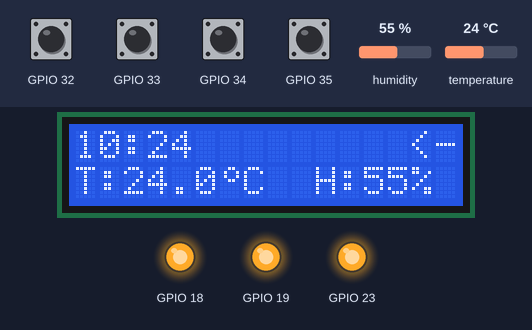
The program below on a simulated ESP32. Shown: 16×2 character LCD, output pins drawn as LEDs (lit = HIGH). Inputs (shaded band) come from the test bench; at power-on: GPIO 32–35 HIGH, humidity 55 %, temperature 24 °C. WiFi joins after 1.5 s; servers stay silent unless stated; the local clock reads 2024-03-15 10:24:30 at power-on unless the program sets it; EEPROM starts erased; what the program prints to the serial monitor is not drawn.

Above: at 2.7 s.
2.8 s: GPIO 35 pulled LOW for 1 s
At 4.8 s:
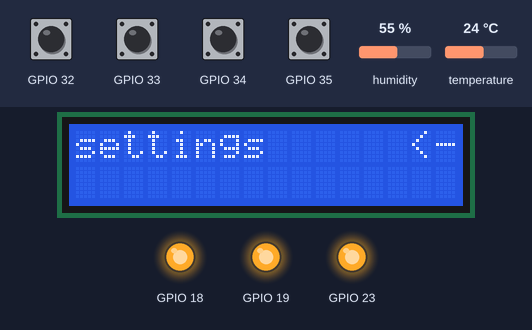
5.3 s: GPIO 32 pulled LOW for 1 s
At 6.9 s:
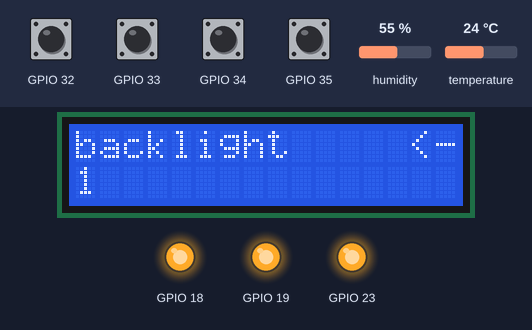
7.8 s: GPIO 33 pulled LOW for 0.15 s
At 8.1 s:
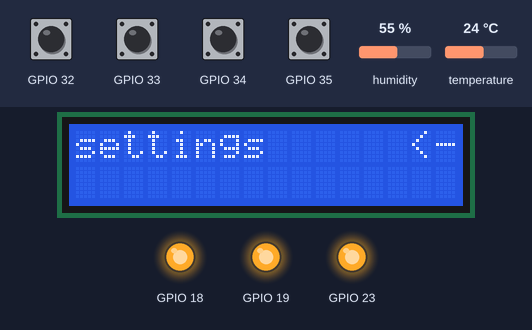
9.4 s: GPIO 33 pulled LOW for 1 s
At 9.8 s:
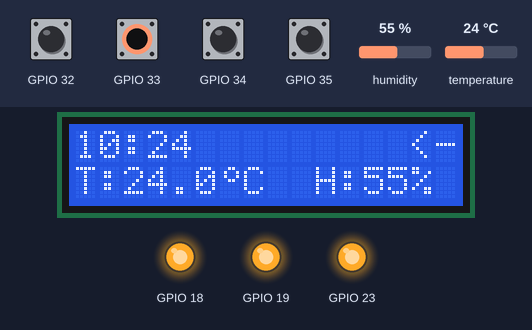
11.9 s: humidity set to 22 %
At 14.5 s:
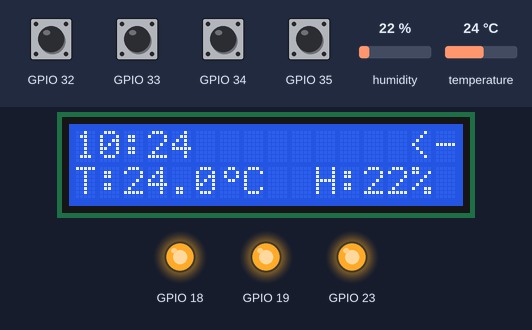
15.5 s: temperature set to 12 °C
At 18.8 s:
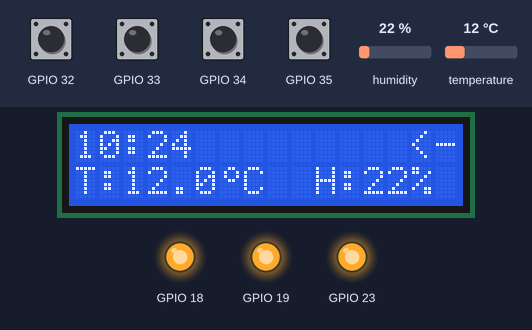
Timing chart, 0 to 20.3 s (numbered marks = the images above; inputs shaded):
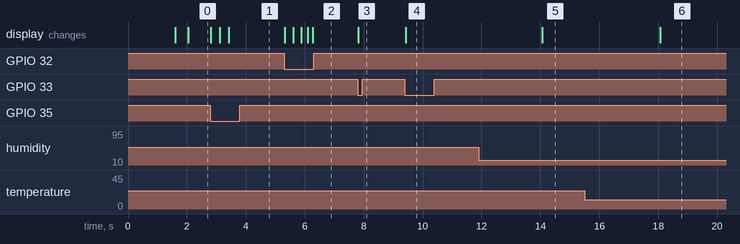

Measured:
- after the input at 2.8 s, the display: first changes at once (image 1 shows a later state)
- after the input at 5.3 s, the display: changes at once (image 2)
- after the input at 7.8 s, the display: changes at once (image 3)
- after the input at 9.4 s, the display: changes at once (image 4)
- after the input at 11.9 s, the display: changes after 2.2 s (image 5)
- after the input at 15.5 s, the display: changes after 2.6 s (image 6)

The program:

main.cpp
```cpp
#include <Arduino.h>


#include <DHT.h>
#include <Adafruit_Sensor.h>

#include <LiquidCrystal_I2C.h>
#include <EEPROM.h>

#include <time.h>
#include <WiFi.h>

#include "config/definitions.h"
#include "config/variablesInit.h"


#include "initialization/programClassesInit.h"
#include "initialization/InitPages.h"
#include "initialization/ledInit.h"
#include "initialization/interruptsInit.h"
#include "initialization/RoutinesInit.h"


void setup() {
    Serial.begin(9600);


    // connect to WiFi
    Serial.printf("Connecting to %s ", ssid);
    float timeToConnect=0;
    if(connectionMode == true) WiFi.begin(ssid, password);
    while (WiFi.status() != WL_CONNECTED) {
        delay(500); timeToConnect +=0.5;
        Serial.print(".");

        if(timeToConnect>=10){
            connectionMode=false;
            break;
        }
    }
    if(connectionMode == true) Serial.println(" CONNECTED");

    //init and get the time
    if(connectionMode == true) configTime(gmtOffset_sec, daylightOffset_sec, ntpServer);

    // print the local time
    if(connectionMode == true ) if(!getLocalTime(&globalTime)){
        Serial.println("Failed to obtain time");
        return;
    }
    Serial.println(&globalTime, "%A, %B %d %Y %H:%M:%S");


    // start eeprom and set up the operating values for leds
    // 0 == brightness
    // 1 == red
    // 2 == green
    // 3 == blue
    // 4 == milightStartMinute
    // 5 == milightStartHour
    // 6 == milightEndMinute
    // 7 == milightEndHour
    EEPROM.begin(EEPROM_SIZE);


    // initialize the classes
    dht->begin();

    lcd->init();
    lcd->backlight();

    classesInit();

    display->createDegreesSymbol();


    // input buttons pins
    for(int i=0;i<NUM_BUTTONS;i++) pinMode(buttonConfig[i],INPUT_PULLUP);


    // initialize the led functions
    ledInit();

    // create the interrupts
    interruptsInit();


    onBrightnessChange(brightnessNumber->value());
    lastLedChange = lastLedStateSave; // otherwise we would trigger settings save inside a routine from onBrightnessChange after changing the led state

    // create the routines
    routinesInit();
}

void loop() {
    for(uint8_t i=0;i<NUM_BUTTONS;i++){
        ButtonEvent ev;
        ev.buttonIndex = i;
        ev.timestamp = millis();
        if(buttonPresses[i]){
            buttonPresses[i] = false;
            ev.buttonState = LOW;
        }
        else ev.buttonState = digitalRead(buttonConfig[i]);

        inputManager->registerButtonEvent(ev);
    }

    routineManager->tick(millis());
}
```

Director.h
```cpp
#ifndef DIRECTOR_H
#define DIRECTOR_H


#include <Arduino.h>

#include "Menu.h"
#include "Display.h"
#include "Page.h"
#include "../input/ButtonEvent.h"
#include "../input/ButtonConfig.h"

#include "../numbers/DisplayNumber.h"
#include "../numbers/BoundedNumber.h"


// responsible for navigating through the menu and displaying appropriate things
class Director{
    // true: browsing pages
    // false: changing values in a page
    bool browseMode=true;
    ButtonConfig* buttonConfig;
    Menu* menu;
    Display* display;
    // InputManager* inputManager;

    DisplayNumber* currentChangingValue;
    uint8_t currentDisplayNumber=0;

    public:
    bool needToRedisplayCurrentPage=true;

    void displayCurrentPage(){
        if(needToRedisplayCurrentPage==false) return;

        needToRedisplayCurrentPage=false;
        this->display->displayPage(this->menu->currentPage(), !this->browseMode);
    }

    void confirm(){
        // if we can nest, always nest
        if(this->menu->currentPage()->subpagesNum>0){
            this->menu->nestNavigation();

            this->needToRedisplayCurrentPage=true;
            return;
        }

        // if we can't nest anymore select a value to work with
        else if(this->browseMode && this->menu->currentPage()->displayValuesNum > 0 && this->menu->currentPage()->displayValues[0].editable){
            this->browseMode = false;
            this->currentDisplayNumber=0;

            this->currentChangingValue = &this->menu->currentPage()->displayValues[0];

            this->needToRedisplayCurrentPage=true;
            return;
        }
        else if(this->browseMode==false
            && this->currentDisplayNumber+1 < this->menu->currentPage()->displayValuesNum // if there is a number yet to be changed
            && this->menu->currentPage()->displayValues[this->currentDisplayNumber+1].editable) // if the said number is subject to change
            {

            this->currentChangingValue = &this->menu->currentPage()->displayValues[++this->currentDisplayNumber];

        }
        else if(this->browseMode==false){
            this->browseMode=true;
            this->needToRedisplayCurrentPage=true;
            return;
        }


    }

    void goLeft(){
        // if we are just browsing go to previous page
        if(this->browseMode==true){
            this->menu->previousPage();
            this->needToRedisplayCurrentPage=true;
            return;
        }

        // if we are changing a value, add a step and check if we need to refresh the displayed value
        this->currentChangingValue->operator--();

        this->needToRedisplayCurrentPage=true;
        return;
    }

    void goRight(){
        if(this->browseMode==true){
            this->menu->nextPage();
            this->needToRedisplayCurrentPage=true;
            return;
        }
        this->currentChangingValue->operator++();

        this->needToRedisplayCurrentPage=true;
    }

    void goBack(){
        if(this->browseMode==true){
            Page* previousPage = this->menu->currentPage();
            this->menu->denestNavigation();
            this->needToRedisplayCurrentPage=true;
            Page* currentPage = this->menu->currentPage();
            // if we are in the starting pages let us go to the first page
            if(previousPage->index==currentPage->index) for(int i=0;i<4;i++) this->menu->previousPage();

            return;
        }

        this->browseMode=true;
        this->needToRedisplayCurrentPage=true;
    }


    Director(Menu* menu, Display* display){
        this->menu = menu;
        this->display = display;
    }
};

#endif
```

Display.h
```cpp
#ifndef DISPLAY_H
#define DISPLAY_H

#include <LiquidCrystal_I2C.h>
#include <Arduino.h>
#include "../config/definitions.h"
#include "../misc/functions.h"

#include "Page.h"
#include "../numbers/DisplayNumber.h"


class Display{
    LiquidCrystal_I2C* lcd;
    uint8_t displayHeight;
    uint8_t displayWidth;


    public:
    void createDegreesSymbol(){
        byte degree[] = {
        0b00110,
        0b01001,
        0b01001,
        0b00110,
        0b00000,
        0b00000,
        0b00000,
        0b00000
        };
        this->lcd->createChar(0,degree);
        this->lcd->home();
    }


    // browsingSignPosition == top(0) || bottom(1)
    void displayPage(Page* page, bool browsingSignPosition){

        // display the page title
        this->lcd->clear();
        this->lcd->setCursor(0,0);
        this->lcd->print(page->title);

        //display browsing sign
        this->lcd->setCursor(LCD_WIDTH-2,browsingSignPosition);
        this->lcd->print("<-");

        // if there are no values to print don't print anything in the second row
        if(page->displayValuesNum==0) return;
        for(int i=0; i<page->displayValuesNum; i++){
            switch(page->displayValues[i].valueType){
                case(0):{ // any number
                    this->lcd->setCursor(page->displayValues[i].widthPosition,page->displayValues[i].heightPosition);
                    this->lcd->print(page->displayValues[i].value(),0);
                    break;
                }
                case(1):{ // temperature number
                    this->lcd->setCursor(page->displayValues[i].widthPosition,page->displayValues[i].heightPosition);
                    this->lcd->print("T:");
                    this->lcd->print(page->displayValues[i].value(),1);
                    this->lcd->write(0); // degrees symbol
                    this->lcd->print("C");
                    break;
                }
                case(2):{ // humidity number
                    this->lcd->setCursor(page->displayValues[i].widthPosition,page->displayValues[i].heightPosition);
                    this->lcd->print("H:");
                    this->lcd->print(page->displayValues[i].value(),0);
                    this->lcd->print("%");
                    break;
                }
                case(3):{ // hour number with spacer ex: 05:
                    this->lcd->setCursor(page->displayValues[i].widthPosition,page->displayValues[i].heightPosition);
                    if(numberLength(page->displayValues[i].value())==0) this->lcd->print(0);
                    this->lcd->print(page->displayValues[i].value(),0);
                    this->lcd->print(":");
                    break;
                }
                case(4):{ // ordinary minute number ex: 05
                    this->lcd->setCursor(page->displayValues[i].widthPosition,page->displayValues[i].heightPosition);
                    if(numberLength(page->displayValues[i].value())==0) this->lcd->print(0);
                    this->lcd->print(page->displayValues[i].value(),0);
                    break;
                }
                case(5):{ // minute number and seperator after
                    this->lcd->setCursor(page->displayValues[i].widthPosition,page->displayValues[i].heightPosition);
                    if(numberLength(page->displayValues[i].value())==0) this->lcd->print(0);
                    this->lcd->print(page->displayValues[i].value(),0);
                    this->lcd->print(" - ");
                    break;
                }
            }
        }
    }

    Display(uint8_t displayHeight, uint8_t displayWidth, LiquidCrystal_I2C* lcd){
        this->lcd = lcd;
        this->displayHeight = displayHeight;
        this->displayWidth = displayWidth;
    }
};

#endif
```

InputManager.h
```cpp
#ifndef INPUT_MANAGER_H
#define INPUT_MANAGER_H

#include "../input/ButtonConfig.h"
#include "Director.h"
#include "../numbers/BoundedNumber.h"

// responsible for taking in inputs and forwarding them appropriately to the director
class InputManager{
    Director* director;

    ButtonEvent heldButtons[4]; //despite being named held, sometimes has events that have HIGH states (not pressed)
    BoundedNumber buttonTriggerInterval[4];

    void (Director::*buttonFunctions[4])();

    void buttonPressLogic(ButtonEvent ev,void (Director::*buttonFunction)(void)){
        if(heldButtons[ev.buttonIndex].buttonState==HIGH){

            // execute the given function
            (this->director->*buttonFunction)();

            // since this is the first time ev.state is LOW, register this as a holdButton starting event
            heldButtons[ev.buttonIndex] = ev;
            return;
        }
        // if buttonHold starting event had LOW state and is bigger than threshold value
        else if(ev.timestamp-this->heldButtons[ev.buttonIndex].timestamp>this->buttonTriggerInterval[ev.buttonIndex].value()){

            this->heldButtons[ev.buttonIndex]=ev;

            this->buttonTriggerInterval[ev.buttonIndex].operator--();

            // execute the given function
            (this->director->*buttonFunction)();

            return;
        }
    }

    public:
    void registerButtonEvent(ButtonEvent ev){
        if(ev.buttonState==HIGH){
            // prevent rapid change low->high->low
            if(ev.timestamp - this->heldButtons[ev.buttonIndex].timestamp > 200)
            this->heldButtons[ev.buttonIndex] = ev;
            // reset the trigger interval
            this->buttonTriggerInterval[ev.buttonIndex].resetValue();
            return;
        }

        // execute a right function based on buttonIndex
        this->buttonPressLogic(ev, buttonFunctions[ev.buttonIndex]);
        lastHumanInteraction = ev.timestamp;

    }
    InputManager(Director* director){
        this->director = director;

        this->buttonFunctions[buttonConfig.leftButtonIndex] = &Director::goLeft;
        this->buttonFunctions[buttonConfig.rightButtonIndex] = &Director::goRight;
        this->buttonFunctions[buttonConfig.enterButtonIndex] = &Director::confirm;
        this->buttonFunctions[buttonConfig.backButtonIndex] = &Director::goBack;


        for(int i=0;i<4;i++) this->buttonTriggerInterval[i] = BoundedNumber(300,1,300,40);

    }
};


#endif
```

Menu.h
```cpp
#ifndef MENU_H
#define MENU_H

#include <Arduino.h>

#include "Page.h"
#include "../numbers/BoundedNumber.h"
#include "../misc/list.h"

// responsible for presenting pages when asked to
class Menu{
    Page* pages;

    DataTypes::List<BoundedNumber> navigationList;

    public:

    Page* currentPage(){

        int nestedTimes = this->navigationList.currentPos();
        Page* page = &pages[int(this->navigationList.list[0].value())];

        for(int i=1;i<=nestedTimes;i++) page = &page->subpages[int(this->navigationList.list[i].value())];

        return page;
    }

    void nestNavigation(){
        Page* page = this->currentPage();
        if(page->subpagesNum<=0) return;

        BoundedNumber nav(0,0,page->subpagesNum-1,1);
        this->navigationList.push(nav);
    }

    void denestNavigation(){
        if(this->navigationList.currentPos()!=0) this->navigationList.pop();
        return;
    }

    Page* nextPage(){
        this->navigationList.list[this->navigationList.currentPos()]+=1;
        return this->currentPage();
    }

    Page* previousPage(){
        this->navigationList.list[this->navigationList.currentPos()]-=1;
        return this->currentPage();
    }

    Menu(Page* pages, uint8_t pagesNum){
        this->pages = pages;
        BoundedNumber startingPageNavigator(0,0,pagesNum-1,1);
        navigationList.push(startingPageNavigator);
    };
};

#endif
```

Milight.h
```cpp
#pragma once

#include <cstring>
#include <WiFiClient.h>
#include <HTTPClient.h>
#include <Arduino.h>
#include <ArduinoJson.h>


void addSlash(char* destination){
    if(destination[strlen(destination)-1] != '/') strcat(destination,"/");
}


class Milight{
    // const char* gatewayAddress = "http://192.168.1.50"; // gateways/0x1235/rgb_cct/1
    // const char* deviceId = "0x1235";
    // const char* remoteType = "rgb_cct";
    // const char* controllGroup = "1";

    const char* controllAddress = "http://192.168.1.50/gateways/0x1235/rgb_cct/1";


    public:
    int controllLight(uint8_t rgb[3], uint8_t brightness){
        WiFiClient client;
        HTTPClient http;


        http.begin(client,this->controllAddress);
        http.addHeader("Content-Type", "application/json");

        DynamicJsonDocument doc(1024);
        doc["state"] = "ON";
        doc["brightness"] = brightness;
        doc["color"]["r"] = rgb[0];
        doc["color"]["g"] = rgb[1];
        doc["color"]["b"] = rgb[2];

        String sending;
        serializeJson(doc,sending);

        int http_response_code = http.PUT(sending);

        http.end();
        return(http_response_code);
    }

    Milight(){

    }
};
```

Page.h
```cpp
#ifndef PAGE_H
#define PAGE_H

#include <Arduino.h>
#include "../numbers/DisplayNumber.h"

class Page{
    public:
    uint8_t index;

    const char* title;

    DisplayNumber* displayValues;
    uint8_t displayValuesNum;

    Page* parentPage;
    Page* subpages;
    uint8_t subpagesNum;

    void setParentPage(Page* page){
        this->parentPage = page;
    }

    // parentPage: page from which this page is nested
    //
    // title: page title that is displayed in left top right
    //
    // displayValuesNum: number of values to display on a given page
    //
    // values: said values that can be displayed
    Page(uint8_t index, const char* title, DisplayNumber* values, uint8_t displayValuesNum, Page* parentPage, Page* subpages, uint8_t subpagesNum){
        this->index = index;

        this->title = title;

        this->displayValues = values;
        this->displayValuesNum = displayValuesNum;

        this->parentPage = parentPage;
        this->subpages = subpages;
        this->subpagesNum = subpagesNum;
    };
    Page(){}
};

#endif
```

RoutineManager.h
```cpp
#ifndef ROUTINE_MANAGER_H
#define ROUTINE_MANAGER_H

#include "../config/definitions.h"
#include "../misc/list.h"

struct Routine{
    void (*function)(unsigned long tickTime, Routine* self);
    unsigned long* lastVariableUpdate;
    unsigned long* updateIntervalLength;
};


class RoutineManager{
    DataTypes::List<Routine*> routines;
    public:

    void addRoutine(Routine* routine){
        this->routines.push(routine);
    }

    void tick(unsigned long tickTime){
        // execute each function with ticktime and a pointer to itself
        for(uint8_t i=0;i<this->routines.currentPos()+1;i++){
            if(tickTime - *(this->routines[i]->lastVariableUpdate) > *this->routines[i]->updateIntervalLength){
                (this->routines[i]->function)(tickTime, this->routines[i]);
            }

        }
    }
    RoutineManager(){}

    RoutineManager(DataTypes::List<Routine*> routines){
        this->routines = routines;
    }
};


#endif
```

callbacks.h
```cpp
#ifndef CALLBACKS_H
#define CALLBACKS_H

#include <Arduino.h>

#include "../config/definitions.h"
#include "../config/variablesInit.h"


void markLedChange(){
    lastLedChange = millis();
}

void onRedChange(float currentAmount){
    ledcWrite(redLedChannel, (int)((currentAmount*ledScalingFactor*(brightnessNumber->value()*ledScalingFactor/maxDutyCycleValue))));
    markLedChange();

}

void onGreenChange(float currentAmount){
    ledcWrite(greenLedChannel, (int)((currentAmount*ledScalingFactor*(brightnessNumber->value()*ledScalingFactor/maxDutyCycleValue))));
    markLedChange();

}

void onBlueChange(float currentAmount){
    ledcWrite(blueLedChannel, (int)((currentAmount*ledScalingFactor*(brightnessNumber->value()*ledScalingFactor/maxDutyCycleValue))));
    markLedChange();

}

void onBacklightChange(float currentAmount){
    if(currentAmount==0) lcd->noBacklight();
    else lcd->backlight();
    return;
}

void onBrightnessChange(float currentAmount){
    onRedChange(redNumber->value());
    onGreenChange(greenNumber->value());
    onBlueChange(blueNumber->value());
}
#endif
```

Source omitted: InitPages.h (7778 bytes), RoutinesInit.h (7913 bytes), interruptsInit.h (810 bytes), ledInit.h (400 bytes), programClassesInit.h (710 bytes), ButtonEvent.h (176 bytes), functions.h (206 bytes), list.h (1236 bytes), BoundedNumber.h (3593 bytes), DisplayNumber.h (762 bytes), TimeOfTheDay.h (1628 bytes), definitions.h (2574 bytes) and 2 more
